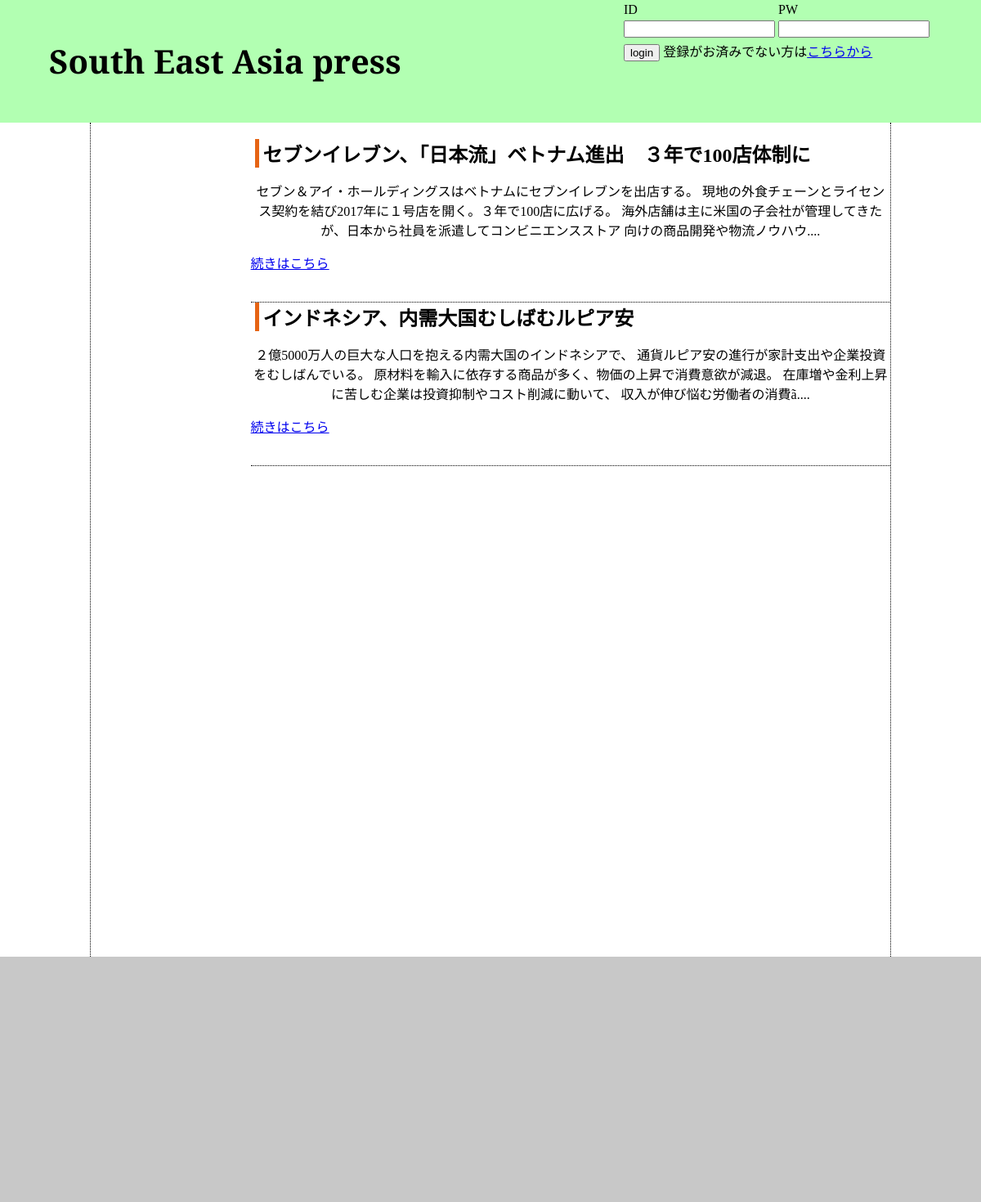
The page /login.php on the database its author committed.
### tables this page shows
CREATE TABLE article_tbl (
	id INT not null AUTO_INCREMENT PRIMARY KEY,
	title VARCHAR(255),
	content VARCHAR(10000),
	image VARCHAR(255),
	created  DATETIME,
	modified DATETIME	
);

### config.php (called while the page is built, shortened)
<?php
function getArticle($dbh){
	try{
	 $dbh->setAttribute(PDO::ATTR_ERRMODE, PDO::ERRMODE_EXCEPTION);
	 $stmt = $dbh->query("SELECT * FROM article_tbl WHERE id>=5 LIMIT 5");
	 $article = $stmt->fetchAll();
	 return $article;
	}catch(PDOException $e){
		return $e->getMessage();
		exit;
	}
}
?>

### login.php (the view, shortened to what this page needs)
<?php
require_once("config.php");
$dbh =connectDb();
$posting = getArticle($dbh);
?>
<!DOCTYPE html>
<html lang="ja">
<head>
	<link rel="stylesheet" href="css/common.css">
</head>
<body>
	<nav>
		<h1><a href="index.php">South East Asia press</a></h1>
		<div id="login">
		<form action="<?echo $_SERVER["SCRIPT_NAME"];?>" method="POST">
			<table>
				<tr>
					<td>ID</td>
					<td>PW</td>
				</tr>
				<tr>
					<td><input type="email" name="email" value=""></td>
					<td><input type="password" name="password" value="" required></td>
				</tr>
				<tr>
					<td colspan="2"><input type="submit" name="submit" value="login" required>&nbsp;登録がお済みでない方は<a href="register.php">こちらから</a></td>
				</tr>
				<tr><td colspan="2"><?if(!empty($ERR_MSG)){echo "<p class=\"err\">{$ERR_MSG}</p>";}?></td></tr>
			</table>
		</form>
		</div>
	</nav>
	<div id="main">
	<div id="content">
<?php
	foreach ($posting as $key => $value) :
	echo "<article>";
?>
	<h2><?php echo $value["title"];?></h2>
	<p><?php echo substr($value["content"],0,400)."....";?></p>
	<a href="login_alert.php"><span id="btn">続きはこちら</span></a>
<?php
	echo "</article>";
	endforeach;
?>
	</div>
	<aside>
	</aside>
	</div>
	<footer>
	</footer>
</body>
</html>

### css/common.css (style rules this page uses)
body { width:100%; margin: 0; padding: 0; }
nav { width:100%; height: 150px; margin: 0 auto; box-sizing:border-box; // border:1px solid black; background: rgba(0,255,0,0.3); }
#login { float: right; margin-right: 5%; }
h1 { margin:0; padding: 0; float: left; margin-left: 5%; }
h1 a { text-decoration: none; color:rgba(0,0,0,1); font-family: 'Playfair Display SC', serif; line-height: 150px; font-size: 40px; }
#main { width:980px; height: 1020px; margin: 0 auto; padding-top:20px; box-sizing:border-box; border-left:1px dotted black; border-right:1px dotted black; }
aside { width:20%; height: 100%; float: left; // box-sizing:border-box; // border:1px solid black; }
#content { width:80%; height: 100%; float: right; box-sizing:border-box; // border:1px solid black; // padding: 20px; }
article { width: 100%; height: 200px; box-sizing:border-box; border-bottom:1px dotted black; }
h2 { box-sizing:border-box; border-left:5px solid rgba(230,100,20,1); margin: 0; padding: 0; margin-left: 5px; padding-left: 5px; }
#content p { text-align: center; }
footer { width:100%; height: 300px; margin: 0 auto; background: rgba(200,200,200,1); }

### rows shown on the page
article_tbl: title "セブンイレブン、「日本流」ベトナム進出 ３年で100店体制に", content "セブン＆アイ・ホールディングスはベトナムにセブンイレブンを出店する。 現地の外食チェーンとライセンス契約を結び2017年に１号店を開く。３年で100店に広げる。 海外店舗は主に米国の子会社が管理してきたが、日本から社員を派遣してコンビニエンスストア 向けの商品開発や物流ノウハウ"
article_tbl: title "インドネシア、内需大国むしばむルピア安", content "２億5000万人の巨大な人口を抱える内需大国のインドネシアで、 通貨ルピア安の進行が家計支出や企業投資をむしばんでいる。 原材料を輸入に依存する商品が多く、物価の上昇で消費意欲が減退。 在庫増や金利上昇に苦しむ企業は投資抑制やコスト削減に動いて、 収入が伸び悩む労働者の消費ã"
